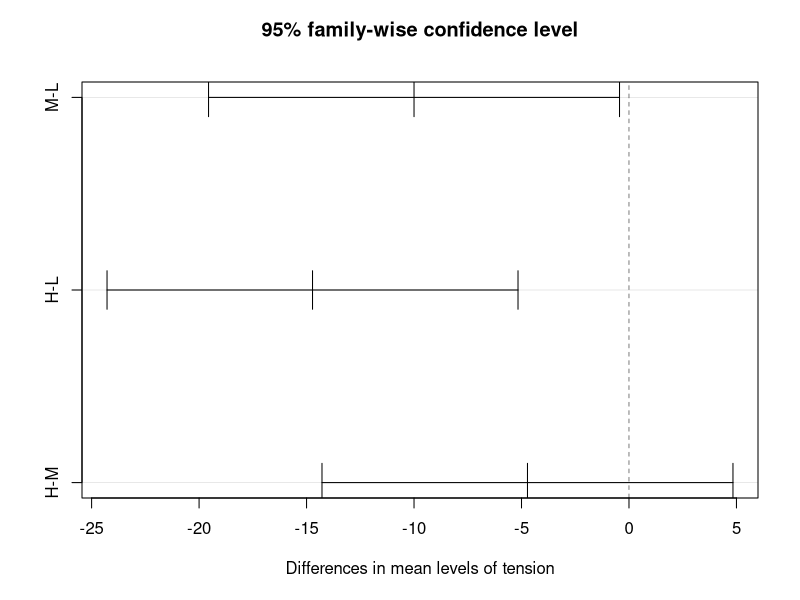
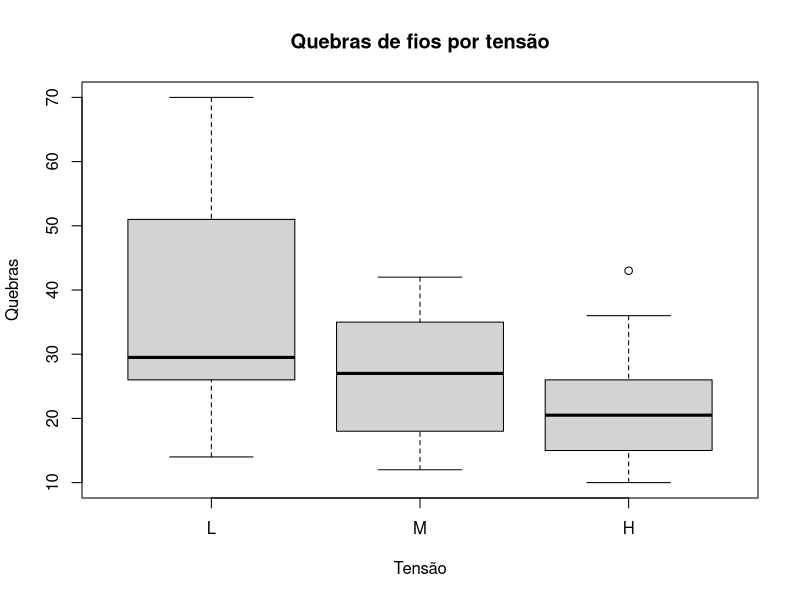
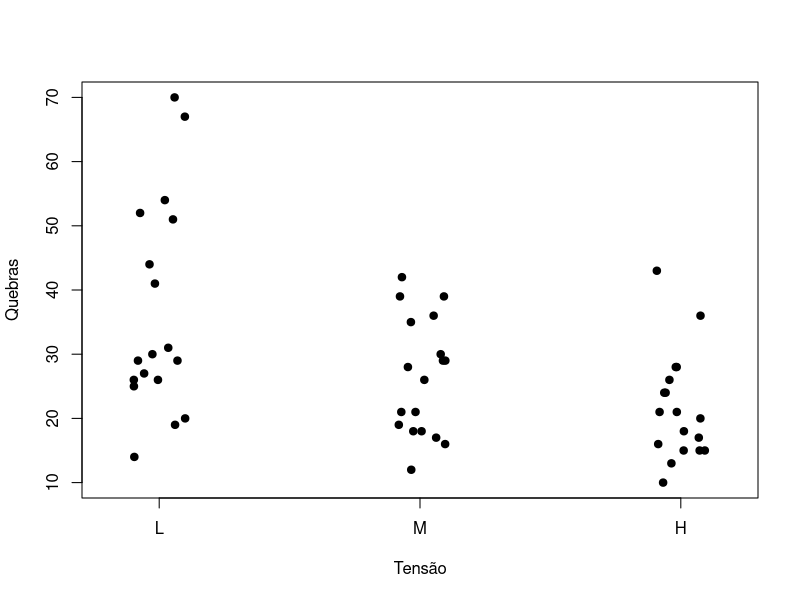

Write the R code that produced these figures, in order.
# Tukey HSD / Tukey–Kramer ----

# Ajuste e resultados ----
modelo <- aov(breaks ~ tension, data = warpbreaks)
resultado <- TukeyHSD(modelo, conf.level = 0.95)
print(resultado)
plot(resultado)

# Visualização e diagnóstico ----
boxplot(breaks ~ tension, data = warpbreaks, main = "Quebras de fios por tensão", xlab = "Tensão", ylab = "Quebras")
stripchart(breaks ~ tension, data = warpbreaks, vertical = TRUE, method = "jitter", pch = 19, xlab = "Tensão", ylab = "Quebras")
